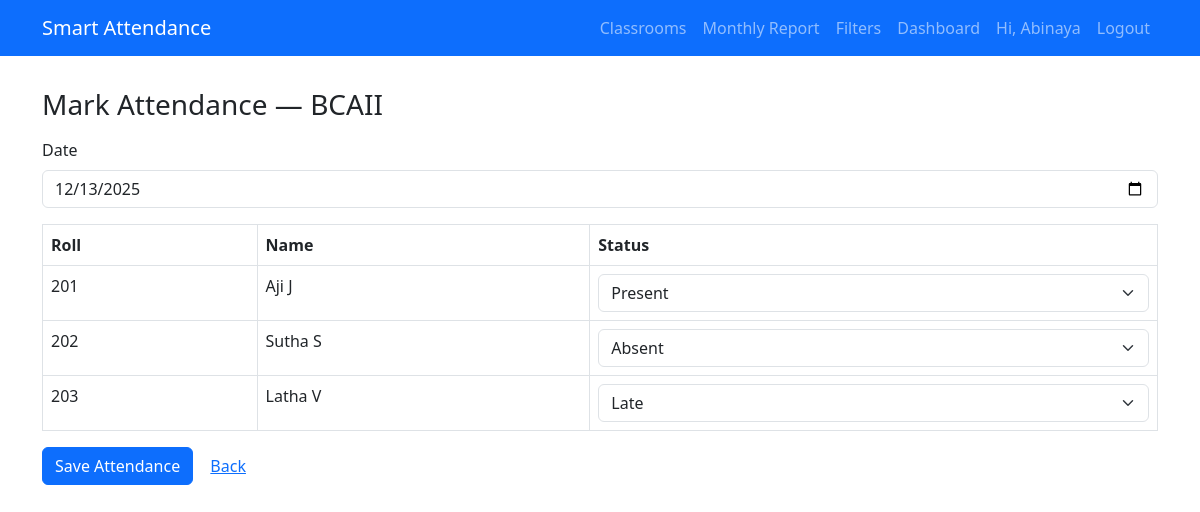
Screenshot of /classrooms/2/attendance/mark/ (signed in) with the database file from the repository.
### school/models.py (models this page shows, shortened)
class Classroom(models.Model):
    name = models.CharField(max_length=120)
    teacher = models.ForeignKey(
        User,
        on_delete=models.SET_NULL,
        null=True,
        blank=True,
        related_name='classrooms'
    )
    created_at = models.DateTimeField(auto_now_add=True)

class Student(models.Model):
    classroom = models.ForeignKey(Classroom, on_delete=models.CASCADE, related_name='students')
    name = models.CharField(max_length=120)
    roll_number = models.CharField(max_length=50)
    created_at = models.DateTimeField(auto_now_add=True)
    class Meta:
        unique_together = ('classroom', 'roll_number')
        ordering = ['roll_number']

### school/views.py (the view, shortened to what this page needs)
# urls.py: path('classrooms/<int:pk>/attendance/mark/', views.mark_attendance, name='mark_attendance'),
@require_http_methods(["GET", "POST"])
@login_required
def mark_attendance(request, pk):
    classroom = get_object_or_404(Classroom, pk=pk)
    students = classroom.students.all().order_by('roll_number')
    selected_date = request.GET.get('date') or date.today().isoformat()
    attendance_map = {}
    for att in Attendance.objects.filter(student__in=students, date=selected_date):
        attendance_map[att.student_id] = att.status
    student_status = []
    for s in students:
        student_status.append({
            'student': s,
            'status': attendance_map.get(s.id, 'A')  # default A
        })
    return render(request, 'school/mark_attendance.html', {
        'classroom': classroom,
        'student_status': student_status,
        'date': selected_date,
    })

### school/templates/school/mark_attendance.html (shortened to what this page needs)
{% extends 'school/base.html' %}
{% block content %}
<h3 class="my-3">Mark Attendance — {{ classroom.name }}</h3>
<form method="post">
  <div class="mb-3">
    <label class="form-label">Date</label>
    <input class="form-control" type="date" name="date" value="{{ date }}">
  </div>
  <table class="table table-bordered">
    <thead><tr><th>Roll</th><th>Name</th><th>Status</th></tr></thead>
    <tbody>
      {% for item in student_status %}
      <tr>
        <td>{{ item.student.roll_number }}</td>
        <td>{{ item.student.name }}</td>
        <td>
          <select name="status_{{ item.student.id }}" class="form-select">
            <option value="P" {% if item.status == 'P' %}selected{% endif %}>Present</option>
            <option value="A" {% if item.status == 'A' %}selected{% endif %}>Absent</option>
            <option value="L" {% if item.status == 'L' %}selected{% endif %}>Late</option>
          </select>
        </td>
      </tr>
      {% endfor %}
    </tbody>
  </table>
  <button class="btn btn-primary" type="submit">Save Attendance</button>
  <a href="{% url 'school:classroom_list' %}" class="btn btn-link">Back</a>
</form>
{% endblock %}

### school/templates/school/base.html (shortened to what this page needs)
<!doctype html>
<html>
<head>
  <link href="https://cdn.jsdelivr.net/npm/bootstrap@5.3.0/dist/css/bootstrap.min.css" rel="stylesheet">
</head>
<body>
<nav class="navbar navbar-expand-lg navbar-dark bg-primary fixed-top">
  <div class="container">
    <a class="navbar-brand" href="{% url 'school:home' %}">Smart Attendance</a>
    <div class="collapse navbar-collapse" id="navmenu">
      <ul class="navbar-nav ms-auto">
        <li class="nav-item"><a class="nav-link" href="{% url 'school:classroom_list' %}">Classrooms</a></li>
        <li class="nav-item"><a class="nav-link" href="{% url 'school:monthly_report' %}">Monthly Report</a></li>
        <li class="nav-item"><a class="nav-link" href="{% url 'school:attendance_filter' %}">Filters</a></li>
        <li class="nav-item"><a class="nav-link" href="{% url 'school:dashboard' %}">Dashboard</a></li>
        {% if user.is_authenticated %}
          <li class="nav-item"><span class="nav-link">Hi, {{ user.username }}</span></li>
          <li class="nav-item"><a class="nav-link" href="/admin/logout/">Logout</a></li>
        {% else %}
          <li class="nav-item"><a class="nav-link" href="/admin/login/">Login</a></li>
        {% endif %}
      </ul>
    </div>
  </div>
</nav>
<div class="container">
  {% block content %}{% endblock %}
</div>
</body>
</html>

### school/templates/school/base.html (style rules this page uses)
body { padding-top: 72px; }

### rows the page displays
Classroom: name "BCAII"
Student: student.roll_number "201", student.name "Aji J", id "Present"
Student: student.roll_number "202", student.name "Sutha S", id "Absent"
Student: student.roll_number "203", student.name "Latha V", id "Late"

### other values shown
{{ user.username }} "Abinaya"
